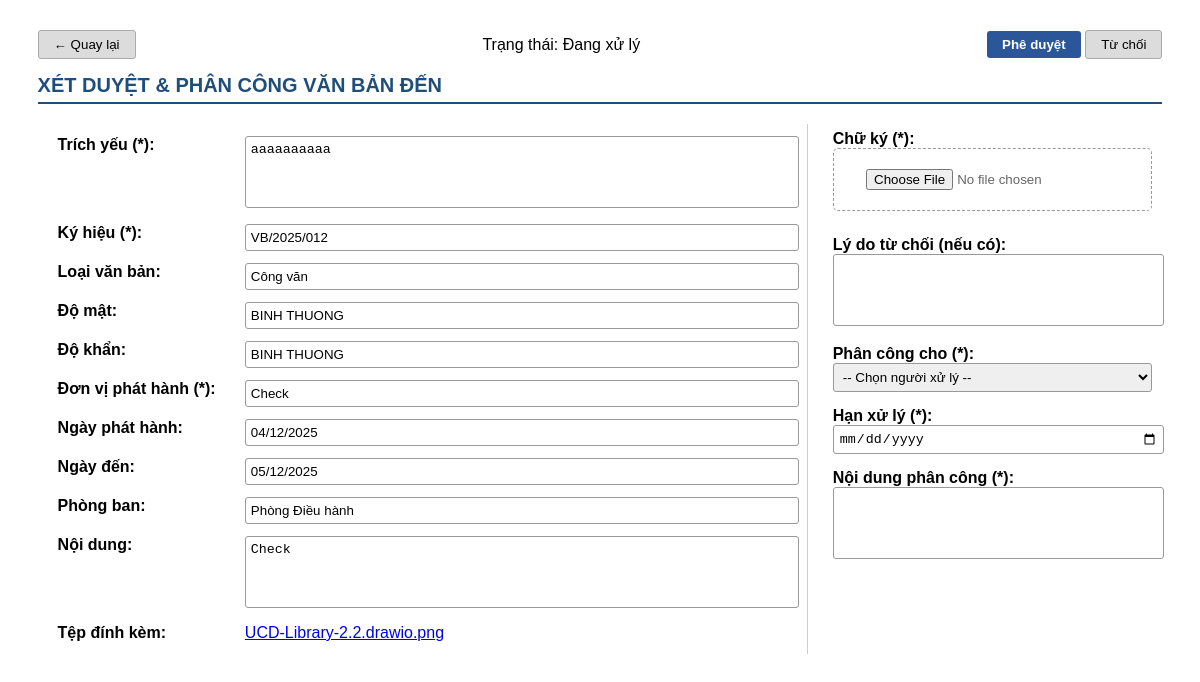
/vanbanden/xetduyet/12/ (signed in), run on an earlier commit of the app's database.
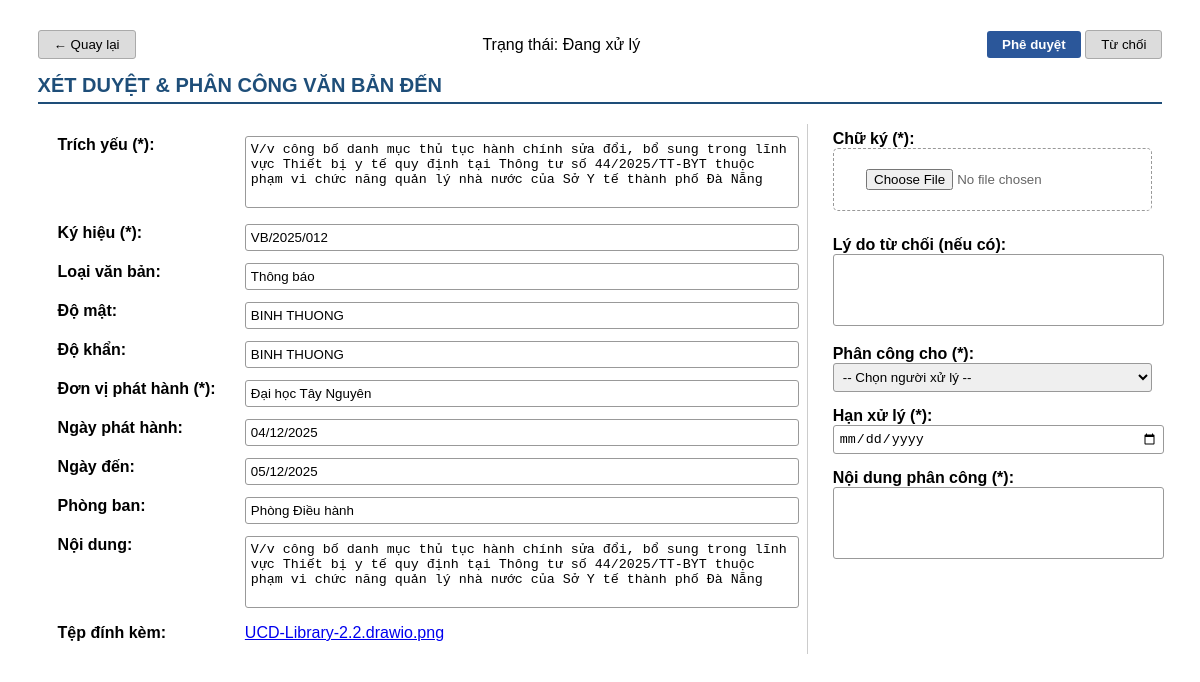
And on a later commit of the database.
### QLVB/models.py (models this page shows, shortened)
class VanBanDen(models.Model):
    SoHieu = models.CharField("Số hiệu", max_length=100)
    TrichYeu = models.CharField("Trích yếu", max_length=250)
    LoaiVBDen = models.CharField("Loại văn bản", max_length=100)
    DonViPhatHanh = models.CharField("Đơn vị phát hành", max_length=250)
    NgayBanHanh = models.DateTimeField("Ngày ban hành", null=True, blank=True)
    NgayDen = models.DateTimeField("Ngày đến", null=True, blank=True)
    NoiDung = models.CharField("Nội dung tóm tắt", max_length=500, null=True, blank=True)
    DoKhan = models.CharField(max_length=20, choices=DOKHAN_CHOICES, default='BINH THUONG')
    DoMat = models.CharField(max_length=20, choices=DOMAT_CHOICES, default='BINH THUONG')
    TrangThai = models.CharField("Trạng thái", max_length=50, null=True, blank=True, default='Chờ xét duyệt')
    FileDinhKem = models.FileField(upload_to='vanbanden/', blank=True, null=True)
    MaNhanVien = models.ForeignKey(settings.AUTH_USER_MODEL, on_delete=models.CASCADE,verbose_name="Người tiếp nhận")
    MaPhongBan = models.ForeignKey(PhongBan, on_delete=models.CASCADE,verbose_name="Phòng ban")
    NgayTao = models.DateTimeField(auto_now_add=True)
    YeuCauVBDi = models.IntegerField(choices=[(0, 'Không yêu cầu'), (1, 'Có yêu cầu')], default=0)
    NguoiNhanTrinhKy = models.ForeignKey(
        settings.AUTH_USER_MODEL,
        on_delete=models.CASCADE,
        null=True,
        blank=True,
        related_name='vanbanden_trinhky',
        verbose_name='Người Nhận Trình Ký'
    )
    class Meta:
        verbose_name = "Văn bản đến"
        verbose_name_plural = "Văn bản đến"
        permissions = [
            ("tao_vanbanden", "Tạo văn bản đến"),
            ("sua_vanbanden", "Sửa văn bản đến"),
            ("xemchitiet_vanbanden", "Xem chi tiết văn bản đến"),
            ("xemdanhsach_vanbanden", "Xem danh sách văn bản đến"),
            ("phancong_vanbanden", "Phân công nhân viên (văn bản đến)"),
            ("xetduyet_vanbanden", "Xét duyệt văn bản đến"),
            ("capnhat_trangthai_cv_vbden", "Cập nhật trạng thái công việc"),
            ("xem_nhatky_vanbanden", "Xem nhật ký hoạt động văn bản đến"),
        ]

class PhongBan(models.Model):
    TenPhongBan = models.CharField(max_length=100, unique=True)
    Email = models.EmailField(unique=True)
    class Meta:
        verbose_name = "Phòng ban"
        verbose_name_plural = "Phòng ban"

### QLVB/views.py (the view, shortened to what this page needs)
# urls.py: path('vanbanden/xetduyet/<int:vb_id>/', views.xet_duyet_va_phan_cong_vbden, name='xet_duyet_vb_den'),
@login_required
@permission_required('QLVB.xetduyet_vanbanden', raise_exception=True)
def xet_duyet_va_phan_cong_vbden(request, vb_id):
    vb = get_object_or_404(VanBanDen, id=vb_id)
    context = {
        "vb": vb,
        "danh_sach_nguoi_dung": vb.MaPhongBan.nhan_viens.filter(vai_tro='NV', is_active=True),
        "today": localdate()
    }
    return render(
        request,
        "vanbanden/xetduyet_vanbanden.html",
        context
    )

### QLVB/context_processors.py (called while the page is built, shortened)
def thong_bao_context(request):
    today_notifications = []
    week_notifications = []
    old_notifications = []
    notification_count = 0
    if request.user.is_authenticated:
        try:
            nhanvien = NhanVien.objects.get(email=request.user.email)
            all_thong_baos = ThongBao.objects.filter(MaNhanVien=nhanvien).order_by('-NgayTao')
            today = timezone.now().date()
            week_start = today - timedelta(days=today.weekday())
            notification_count = all_thong_baos.filter(DaDoc=False).count()
        except NhanVien.DoesNotExist:
            pass
    return {
        'today_notifications': today_notifications,
        'week_notifications': week_notifications,
        'old_notifications': old_notifications,
        'notification_count': notification_count
    }

### QLVB/templates/vanbanden/xetduyet_vanbanden.html (shortened to what the changed rows need)
{% extends "base_toast.html" %}
{% load static %}
{% block content %}
<form method="post" enctype="multipart/form-data">
    <div class="container">
        <div class="header-buttons">
            <div>
                Trạng thái:
                <span class="status">{{ vb.TrangThai|default:"Chờ phê duyệt" }}</span>
            </div>
        </div>
        <table style="width:100%;">
            <tr>
                <td style="width: 65%; vertical-align: top;">
                    <table style="width:100%;">
                        <tr>
                            <td><textarea readonly>{{ vb.TrichYeu }}</textarea></td>
                        </tr>
                        <tr>
                            <td><input type="text" readonly value="{{ vb.SoHieu }}"></td>
                        </tr>
                        <tr>
                            <td><input type="text" readonly value="{{ vb.LoaiVBDen }}"></td>
                        </tr>
                        <tr>
                            <td><input type="text" readonly value="{{ vb.DoMat }}"></td>
                        </tr>
                        <tr>
                            <td><input type="text" readonly value="{{ vb.DoKhan }}"></td>
                        </tr>
                        <tr>
                            <td><input type="text" readonly value="{{ vb.DonViPhatHanh }}"></td>
                        </tr>
                        <tr>
                            <td><input type="text" readonly value="{{ vb.NgayBanHanh|date:'d/m/Y' }}"></td>
                        </tr>
                        <tr>
                            <td><input type="text" readonly value="{{ vb.NgayDen|date:'d/m/Y' }}"></td>
                        </tr>
                        <tr>
                            <td><input type="text" readonly value="{{ vb.MaPhongBan.TenPhongBan }}"></td>
                        </tr>
                        <tr>
                            <td><textarea readonly>{{ vb.NoiDung }}</textarea></td>
                        </tr>
                        <tr>
                            <td>
                                <div> {% if vb.FileDinhKem %}
                                    <div class="file-display-box">
                                        <a href="{{ vb.FileDinhKem.url }}" target="_blank">
                                            {{ vb.FileDinhKem.name|cut:"documents/"|cut:"vanbanden/" }}
                                        </a>
                                    </div>
                                    {% else %}
                                    <input type="text" readonly value="Không có tệp đính kèm">
                                    {% endif %}
                                </div>
                            </td>
                        </tr>
                    </table>
                </td>
            </tr>
        </table>
    </div>
</form>
{% endblock %}

What changed in the data, as far as the page shows it:
changed VanBanDen "Đang xử lý": TrichYeu "aaaaaaaaaa" → "V/v công bố danh mục thủ tục hành chính sửa đổi, bổ sung trong lĩnh vực Thiết bị y tế quy định tại Thông tư số 44/2025/TT-BYT thuộc phạm vi chức năng quản lý nhà nước của Sở Y tế thành phố Đà Nẵng"; LoaiVBDen "Công văn" → "Thông báo"; DonViPhatHanh "Check" → "Đại học Tây Nguyên"; NoiDung "Check" → "V/v công bố danh mục thủ tục hành chính sửa đổi, bổ sung trong lĩnh vực Thiết bị y tế quy định tại Thông tư số 44/2025/TT-BYT thuộc phạm vi chức năng quản lý nhà nước của Sở Y tế thành phố Đà Nẵng"
